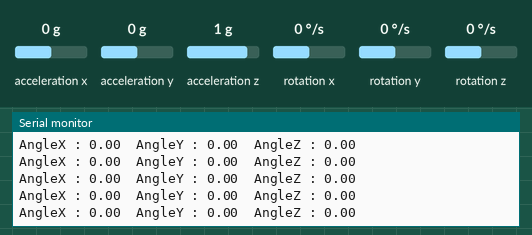
Recording of a sketch running on a simulated Arduino Uno, built with avr-gcc and run on an emulated ATmega328P. Shown: the last lines printed to the serial monitor. The test bench sets the inputs (shaded band); at power-on: acceleration x 0 g, acceleration y 0 g, acceleration z 1 g, rotation z 0 °/s, rotation x 0 °/s, rotation y 0 °/s.

Above: at 4.2 s.
4.3 s: acceleration x set to -1.4 g
At 4.35 s:
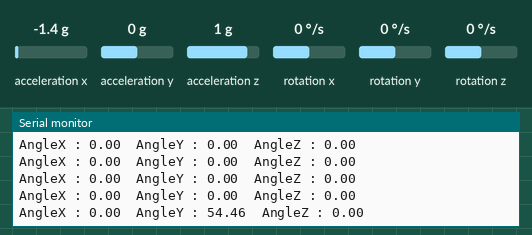
5.8 s: acceleration y set to -1.4 g
At 5.8 s:
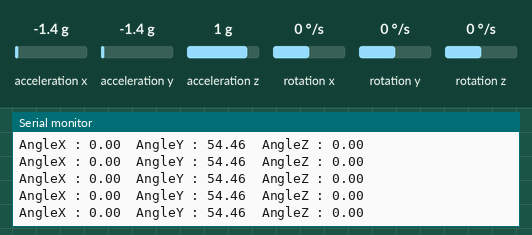
7.3 s: acceleration z set to -1.4 g
At 7.36 s:
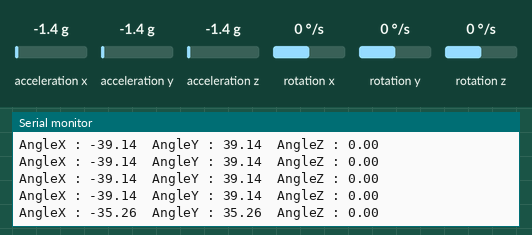
8.8 s: rotation z set to -192 °/s
At 8.81 s:
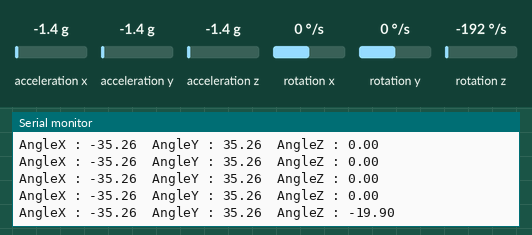
Timing chart, 0 to 11.3 s (numbered marks = the images above; inputs shaded):
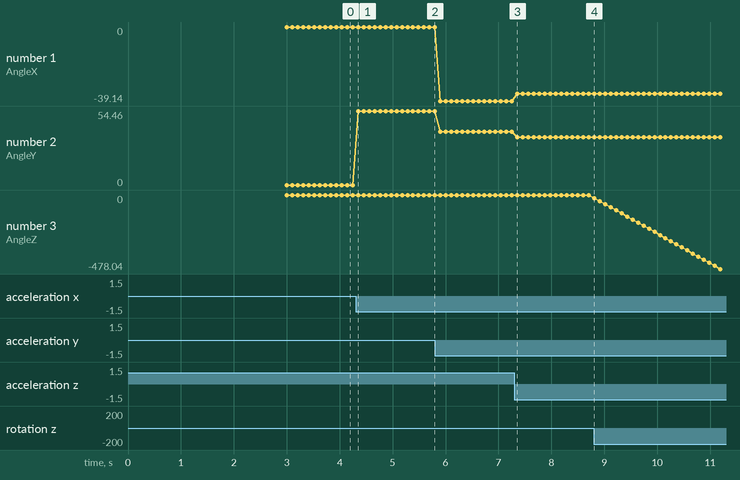

Measured:
- after the input at 4.3 s, the serial monitor: prints a new line after 0.05 s (image 1)
- after the input at 7.3 s, the serial monitor: prints a new line after 0.06 s (image 3)
- after the input at 8.8 s, the serial monitor: prints a new line at once (image 4)
- plotted number 1: 0 → -39.14 after the input at 5.8 s, -39.14 → -35.26 after the input at 7.3 s
- plotted number 2: 0 → 54.46 after the input at 4.3 s, 54.46 → 39.14 after the input at 5.8 s, 39.14 → 35.26 after the input at 7.3 s
- plotted number 3: 0 → -478.04 after the input at 8.8 s

The sketch:

angles_reading.ino
```cpp
#include <Wire.h>
#include <MPU6050_tockn.h>

MPU6050 mpu(Wire);

void setup() {
  Serial.begin(115200);
  Wire.begin();
  mpu.begin();
  mpu.calcGyroOffsets(true); // auto-calibration
}

void loop() {
  mpu.update();
  Serial.print("AngleX : "); Serial.print(mpu.getAngleX());
  Serial.print("\tAngleY : "); Serial.print(mpu.getAngleY());
  Serial.print("\tAngleZ : "); Serial.println(mpu.getAngleZ());
  delay(100);
}
```
